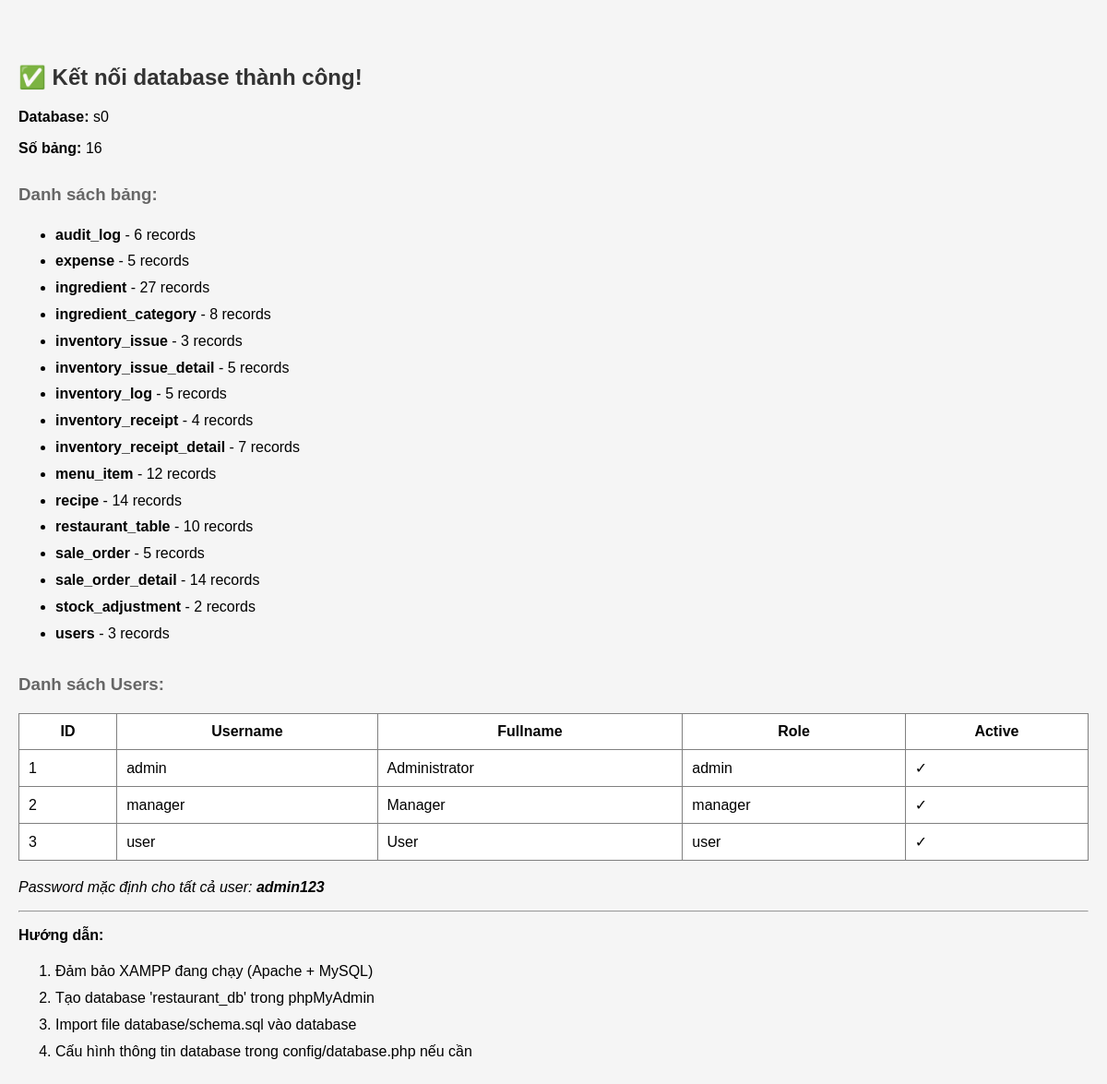
The page /test_connection.php on the database its author committed.
### tables this page shows
CREATE TABLE users (
    id INT AUTO_INCREMENT PRIMARY KEY,
    username VARCHAR(60) UNIQUE NOT NULL,
    password VARCHAR(255) NOT NULL,
    fullname VARCHAR(100),
    role ENUM('admin','manager','user') NOT NULL,
    active BOOLEAN DEFAULT TRUE
);

### test_connection.php (the view, shortened to what this page needs)
<?php
try {
    $db = getDB();
    echo "<h2>✅ Kết nối database thành công!</h2>";
    $stmt = $db->query("SELECT DATABASE() as db_name");
    $result = $stmt->fetch();
    echo "<p><strong>Database:</strong> " . $result['db_name'] . "</p>";
    $stmt = $db->query("SHOW TABLES");
    $tables = $stmt->fetchAll();
    echo "<p><strong>Số bảng:</strong> " . count($tables) . "</p>";
    echo "<h3>Danh sách bảng:</h3>";
    echo "<ul>";
    foreach ($tables as $table) {
        $tableName = array_values($table)[0];
        $stmt = $db->query("SELECT COUNT(*) as count FROM `$tableName`");
        $count = $stmt->fetch()['count'];
        echo "<li><strong>$tableName</strong> - $count records</li>";
    }
    echo "</ul>";
    echo "<h3>Danh sách Users:</h3>";
    $stmt = $db->query("SELECT id, username, fullname, role, active FROM users");
    $users = $stmt->fetchAll();
    if (count($users) > 0) {
        echo "<table border='1' cellpadding='10' style='border-collapse: collapse;'>";
        echo "<tr><th>ID</th><th>Username</th><th>Fullname</th><th>Role</th><th>Active</th></tr>";
        foreach ($users as $user) {
            echo "<tr>";
            echo "<td>{$user['id']}</td>";
            echo "<td>{$user['username']}</td>";
            echo "<td>{$user['fullname']}</td>";
            echo "<td>{$user['role']}</td>";
            echo "<td>" . ($user['active'] ? '✓' : '✗') . "</td>";
            echo "</tr>";
        }
        echo "</table>";
        echo "<p><em>Password mặc định cho tất cả user: <strong>admin123</strong></em></p>";
    } else {
        echo "<p>Chưa có user nào. Vui lòng import file database/schema.sql</p>";
    }
    echo "<hr>";
    echo "<p><strong>Hướng dẫn:</strong></p>";
    echo "<ol>";
    echo "<li>Đảm bảo XAMPP đang chạy (Apache + MySQL)</li>";
    echo "<li>Tạo database 'restaurant_db' trong phpMyAdmin</li>";
    echo "<li>Import file database/schema.sql vào database</li>";
    echo "<li>Cấu hình thông tin database trong config/database.php nếu cần</li>";
    echo "</ol>";
} catch (PDOException $e) {
    echo "<h2>❌ Lỗi kết nối database!</h2>";
    echo "<p><strong>Message:</strong> " . $e->getMessage() . "</p>";
    echo "<p><strong>Code:</strong> " . $e->getCode() . "</p>";
    echo "<hr>";
    echo "<p><strong>Các bước khắc phục:</strong></p>";
    echo "<ol>";
    echo "<li>Kiểm tra XAMPP đã khởi động MySQL chưa</li>";
    echo "<li>Kiểm tra thông tin cấu hình trong <code>config/database.php</code>:
        <ul>
            <li>DB_HOST: " . DB_HOST . "</li>
            <li>DB_NAME: " . DB_NAME . "</li>
            <li>DB_USER: " . DB_USER . "</li>
        </ul>
    </li>";
    echo "<li>Tạo database 'restaurant_db' trong phpMyAdmin nếu chưa có</li>";
    echo "<li>Kiểm tra username/password MySQL có đúng không</li>";
    echo "</ol>";
}
?>

### test_connection.php (style rules this page uses)
h2 { color: #333; }
h3 { color: #666; margin-top: 30px; }
table { background: white; width: 100%; margin: 20px 0; }
ul, ol { line-height: 1.8; }

### rows shown on the page
users: id "1", username "admin", fullname "Administrator", role "admin"
users: id "2", username "manager", fullname "Manager", role "manager"
users: id "3", username "user", fullname "User", role "user"

### other values the page prints
$result['db_name'] "s0"
count($tables) "16"
$tableName "audit_log"
$count "6"
$tableName "expense"
$count "5"
$tableName "ingredient"
$count "27"
$tableName "ingredient_category"
$count "8"
$tableName "inventory_issue"
$count "3"
$tableName "inventory_issue_detail"
$tableName "inventory_log"
$tableName "inventory_receipt"
